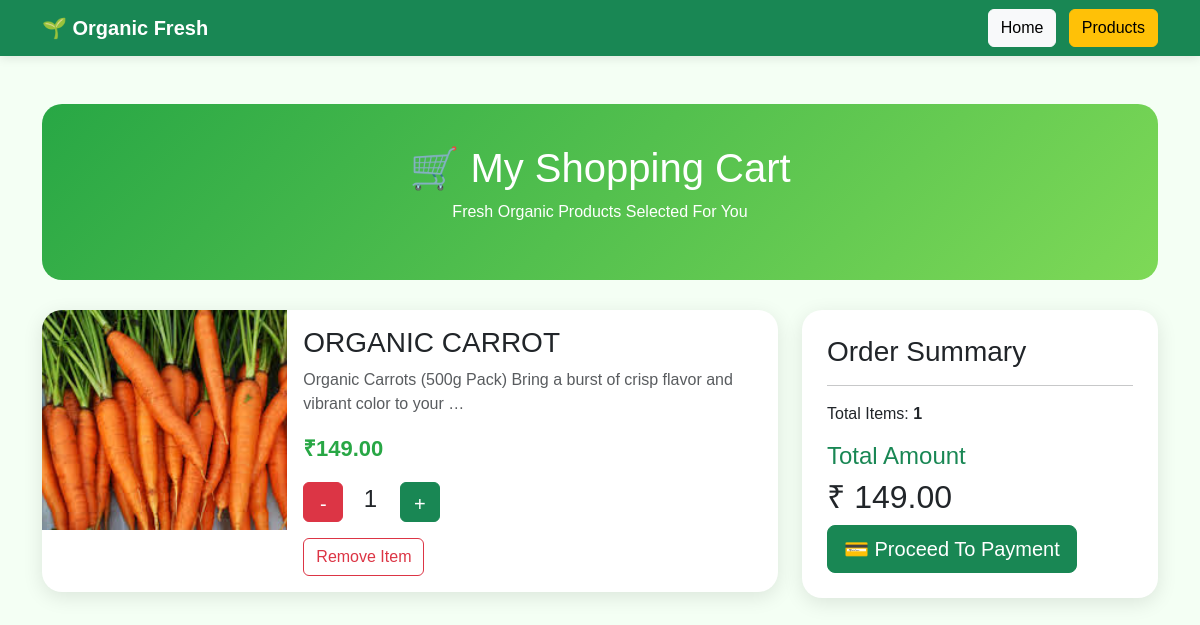
The app's page /cart/ (signed in) with its own data.
### cart/models.py (models this page shows, shortened)
class CartItem(models.Model):
    user = models.ForeignKey(
        User,
        on_delete=models.CASCADE
    )
    product = models.ForeignKey(
        Product,
        on_delete=models.CASCADE
    )
    quantity = models.IntegerField(default=1)

### products/models.py (models this page shows, shortened)
class Product(models.Model):
    name = models.CharField(max_length=100)
    description = models.TextField()
    price = models.DecimalField(
        max_digits=10,
        decimal_places=2
    )
    image = models.ImageField(
        upload_to='products/'
    )
    category = models.CharField(
        max_length=100
    )
    stock = models.IntegerField()

### cart/views.py (the view)
# urls.py: path('', views.cart_view, name='cart_view'),
@login_required
def cart_view(request):
    items = CartItem.objects.filter(user=request.user)
    total = 0
    for item in items:
        total += item.product.price * item.quantity
    return render(
        request,
        'cart/cart.html',
        {
            'items': items,
            'total': total
        }
    )

### templates/cart/cart.html (shortened to what this page needs)
<!DOCTYPE html>
<html lang="en">
<head>
    <link href="https://cdn.jsdelivr.net/npm/bootstrap@5.3.3/dist/css/bootstrap.min.css" rel="stylesheet">
</head>
<body>
<nav class="navbar navbar-expand-lg navbar-dark bg-success">
    <div class="container">
        <a class="navbar-brand fw-bold">
            🌱 Organic Fresh
        </a>
        <div>
            <a href="/" class="btn btn-light me-2">
                Home
            </a>
            <a href="/products/" class="btn btn-warning">
                Products
            </a>
        </div>
    </div>
</nav>
<div class="container py-5">
    <div class="cart-header">
        <h1>🛒 My Shopping Cart</h1>
        <p>
            Fresh Organic Products Selected For You
        </p>
    </div>
    <div class="row">
        <div class="col-lg-8">
            {% for item in items %}
            <div class="card cart-card mb-4">
                <div class="row g-0">
                    <div class="col-md-4">
                        {% if item.product.image %}
                        <img src="{{ item.product.image.url }}"
                             class="img-fluid product-img w-100">
                        {% endif %}
                    </div>
                    <div class="col-md-8">
                        <div class="card-body">
                            <h3>{{ item.product.name }}</h3>
                            <p class="text-muted">
                                {{ item.product.description|truncatewords:15 }}
                            </p>
                            <p class="price">
                                ₹{{ item.product.price }}
                            </p>
                            <div class="mb-3">
                                <a href="/cart/decrease/{{ item.id }}/"
                                   class="btn btn-danger qty-btn">
                                    -
                                </a>
                                <span class="mx-3 fs-4">
                                    {{ item.quantity }}
                                </span>
                                <a href="/cart/increase/{{ item.id }}/"
                                   class="btn btn-success qty-btn">
                                    +
                                </a>
                            </div>
                            <a href="/cart/remove/{{ item.id }}/"
                               class="btn btn-outline-danger">
                                Remove Item
                            </a>
                        </div>
                    </div>
                </div>
            </div>
            {% empty %}
            <div class="alert alert-warning text-center">
                <h4>Your cart is empty.</h4>
            </div>
            {% endfor %}
        </div>
        <div class="col-lg-4">
            <div class="summary-box">
                <h3>Order Summary</h3>
                <hr>
                <p>
                    Total Items:
                    <strong>{{ items.count }}</strong>
                </p>
                <h4 class="text-success">
                    Total Amount
                </h4>
                <h2>
                    ₹ {{ total }}
                </h2>
                <a href="/orders/payment/"
                   class="btn btn-success btn-lg">
                   💳 Proceed To Payment
                </a>
            </div>
        </div>
    </div>
</div>
</body>
</html>

### templates/cart/cart.html (style rules this page uses)
body { background:#f4fff4; font-family:Arial, sans-serif; }
.navbar { box-shadow:0 2px 10px rgba(0,0,0,0.1); }
.cart-header { background:linear-gradient(135deg,#28a745,#7ed957); color:white; padding:40px; border-radius:20px; margin-bottom:30px; text-align:center; }
.cart-card { border:none; border-radius:20px; overflow:hidden; box-shadow:0 5px 20px rgba(0,0,0,0.1); transition:0.3s; }
.product-img { height:220px; object-fit:cover; }
.price { color:#28a745; font-size:22px; font-weight:bold; }
.summary-box { background:white; border-radius:20px; padding:25px; box-shadow:0 5px 20px rgba(0,0,0,0.1); position:sticky; top:20px; }
.qty-btn { width:40px; height:40px; font-size:20px; }

### records on screen
CartItem: product.image (picture), product.name "ORGANIC CARROT", product.description "Organic Carrots (500g Pack) Bring a burst of crisp flavor and vibrant color to your …", product.price "149.00", quantity "1"

### other values on screen
{{ items.count }} "1"
{{ total }} "149.00"
